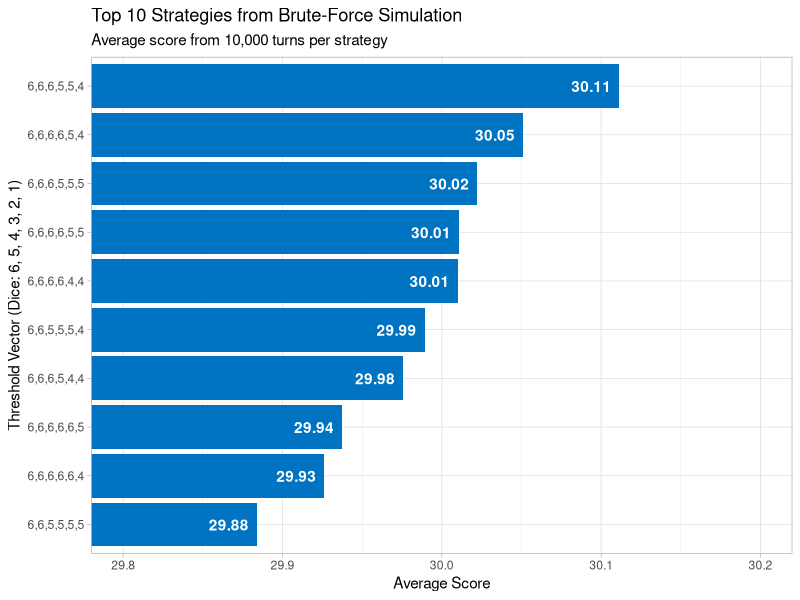
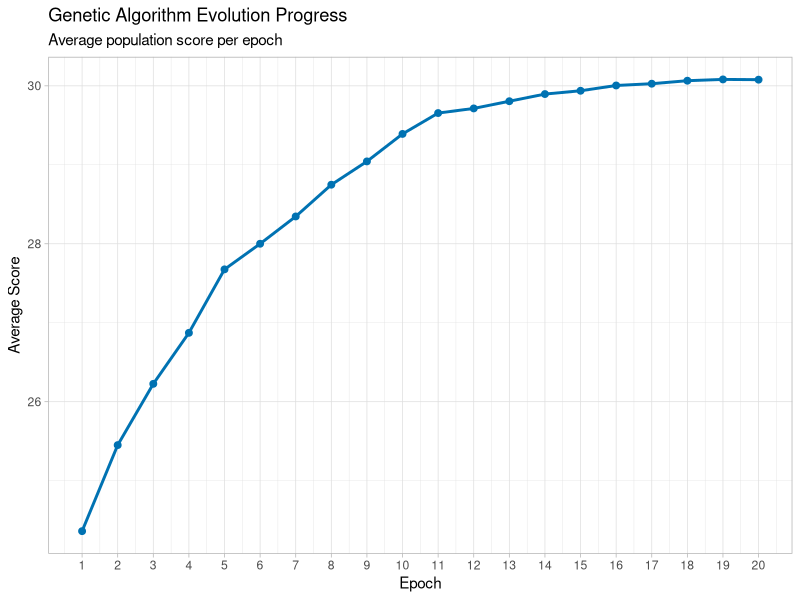
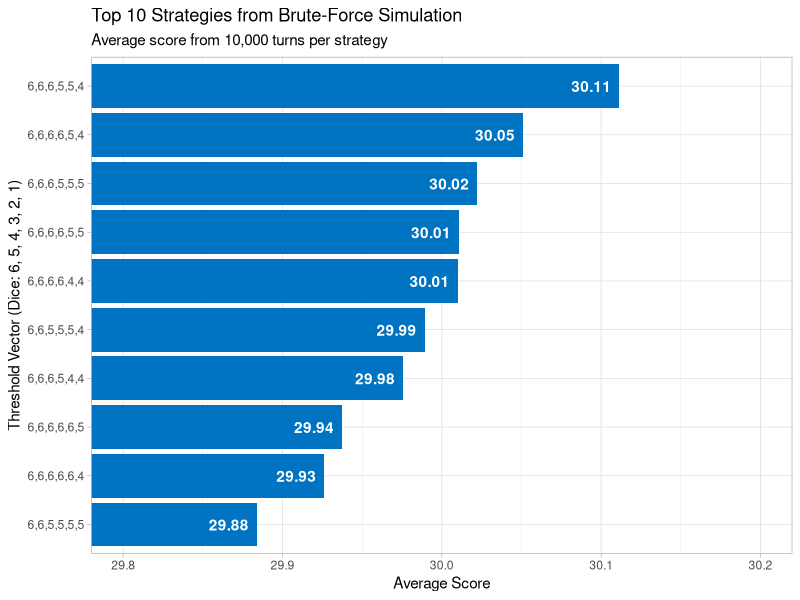
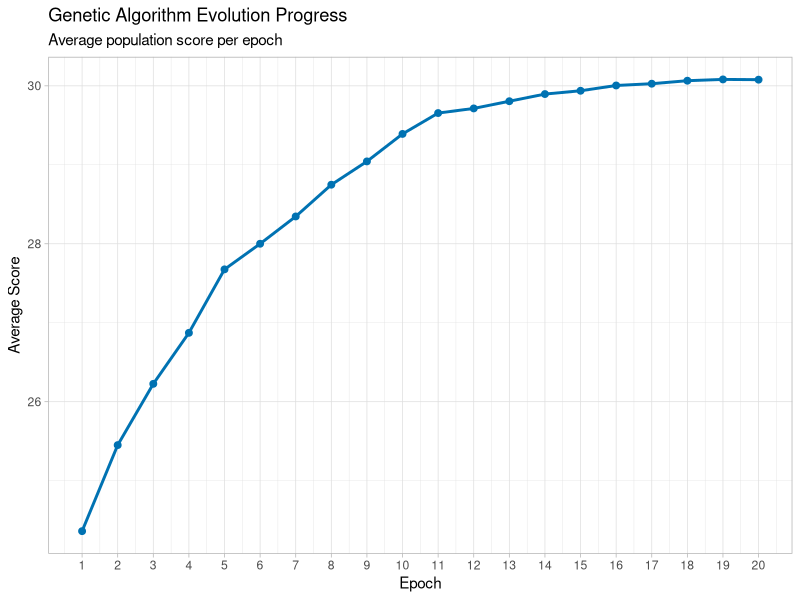

R code for these plots, in order:
## ---- chunk 1
knitr::opts_chunk$set(echo = TRUE)
options(scipen=10) # Print 0.00513 instead of 5.13e-03.

## ---- chunk 2
# This function simulates a player's turn
turn <- function() {
    
    # Number of dice still in game
    dice_left = 6
    
    # The number of current throw
    throw_num = 0
    
    # Final result of the turn
    final = c()
    
    while (dice_left>0){
        
        # Enumerate the throw
        throw_num = throw_num + 1
        
        # In a "bad" throw we do not want to keep any dice
        bad = TRUE
        throw = sample.int(6,size = dice_left, replace = TRUE)
        
        # Choose which dice to keep
        for (die in throw){
            
            if (die>=5){
                final = append(final, die)
                dice_left = dice_left - 1
                bad = FALSE
            }
        }
        
        # We are forced to keep 1 die, so we keep the highest value
        if (bad) {
            final = append(final, max(throw))
            dice_left = dice_left - 1
        }
    }
    
    final_sum = sum(final)
    return(final_sum)
}
## ---- chunk 3
turn()
## ---- chunk 4
e_max <- function(n){
    e = 0
    for (x in 1:6) {
        Fx=x/6
        fx=1/6
        e = e + x*(Fx**n - (Fx-fx)**n)
    }
    return(e)
}
## ---- chunk 5
n_range <- 6:1
expected_maxima <- round(e_max(n_range), digits = 2)
data.frame(n = n_range, expected_maximum = expected_maxima)
## ---- chunk 6
turn <- function(thresholds) {
    
    # We will compute expected maximal values for rolls with 1 to 6 dice
    thresholds <- thresholds

    
    dice_in_game <- 6
    final_hand <- c()
  
    # While we are still left with dice to throw, we will play
    while (dice_in_game > 0) {
    
        throw <- sample.int(n = 6, size = dice_in_game, replace = TRUE)
        initial_throw_size <- length(throw)
        improvement_found <- TRUE
        
        # Now let's choose the dice to keep going from highest value down
        while (improvement_found) {
          
            # Start with no expected improvement
            improvement_found <- FALSE 
          
            if (length(throw) == 0) {
                break
            }
          
            # With more dice left in game, the threshold for keeping is higher
            current_threshold <- thresholds[7-length(throw)]
            indices_to_keep <- which(throw >= current_threshold)
          
            # If we want actually want to keep any, we have found an improvement
            if (length(indices_to_keep) > 0) {
                improvement_found <- TRUE 
                final_hand <- append(final_hand, throw[indices_to_keep])
                throw <- throw[-indices_to_keep]
            }
        }
        
        # If we haven't found any sufficient values, we will bite the bullet and
        # keep the highest value
        if (length(throw) == initial_throw_size) {
            max_index <- which.max(throw)
            final_hand <- append(final_hand, throw[max_index])
            throw <- throw[-max_index]
        }
        
        dice_in_game <- length(throw)
    }
  
    return(sum(final_hand))
}
## ---- chunk 7
all_vectors <- expand.grid(rep(list(6:4), 6))

valid_vectors <- all_vectors[apply(all_vectors, 1, function(x) all(diff(x) <= 0)), ]


valid_vectors <- cbind(valid_vectors, rep(0,nrow(valid_vectors)))
names(valid_vectors) <- c(paste0("T", 1:6),"score")
row.names(valid_vectors) <- NULL
print(valid_vectors)
## ---- chunk 8
n_vectors = nrow(valid_vectors)

for (i in 1:n_vectors) {
    
    current_vector <- as.double(valid_vectors[i,1:6])
    
    sim_results <- replicate(10000, {
        sum(turn(current_vector))
    })
    
    valid_vectors[i,"score"]=mean(sim_results)
    
    cat("iteration", i,"out of",n_vectors, "\n")
}
## ---- chunk 9
print(valid_vectors)

## ---- chunk 10
library(ggplot2)

# Make sure 'score' is numeric
valid_vectors$score <- as.numeric(valid_vectors$score)

# Create a string for the threshold labels
valid_vectors$threshold_label <- apply(valid_vectors[,1:6], 1, function(x) {
  paste(x, collapse = ",")
})

# Get the top 10 vectors
top_10_vectors <- head(valid_vectors[order(valid_vectors$score, decreasing = TRUE), ], 10)

# Create the plot
p1 <- ggplot(top_10_vectors, aes(x = reorder(threshold_label, score), y = score)) +
  geom_bar(stat = "identity", fill = "#0073C2") +
  geom_text(aes(label = round(score, 2)), hjust = 1.2, color = "white", fontface = "bold") +
  
  # coord_flip() flips the x and y axes.
  # So, to zoom the horizontal axis (which was 'y'), we set 'ylim'.
  coord_flip(ylim = c(29.8, 30.2)) + 
  
  labs(
    title = "Top 10 Strategies from Brute-Force Simulation",
    subtitle = "Average score from 10,000 turns per strategy",
    x = "Threshold Vector (Dice: 6, 5, 4, 3, 2, 1)",
    y = "Average Score"
  ) +
  theme_light()

print(p1)
ggsave("bruteforce_results_plot.png", plot = p1, width = 8, height = 5)
## ---- chunk 11
sorted_vectors <- valid_vectors[order(valid_vectors$score, decreasing = TRUE), ]
best_vectors <- head(sorted_vectors, 3)

score <- 0

n_vectors <- nrow(best_vectors)

for (i in 1:n_vectors) {
    
    current_vector <- as.double(best_vectors[i,1:6])
    
    sim_results <- replicate(1000, {
        sum(turn(current_vector))
    })
    
    last_score <- score
    score <- mean(sim_results)
    
    best_vectors[i,"score"] <- score
    
    cat("iteration", i,"out of",n_vectors, "\n")
    
    if (score>last_score) {
        best_sim_results <- sim_results
    }
}
print(best_vectors)
## ---- chunk 12
make_population <- function(n) {
    
    population <- replicate(n,sample(1:6, 6, replace = TRUE))
    
    
    population <- as.data.frame(t(population))
    
    col_names <- (c("T1","T2","T3","T4","T5","T6"))
    colnames(population) <- col_names
    population$score <- replicate(n,0)
    
    return(population)
}
## ---- chunk 13
evaluate_population <- function(population,epoch, n_epochs, sampled_turns){
    
    n_chrom <- nrow(population)
    
    cat(paste("\n--- Evaluating Epoch:", epoch, "---\n"))
    
    pb <- txtProgressBar(min = 0, max=n_chrom, style = 3)
    
    for (chrom_i in 1:n_chrom) {
    
        chromosome <- as.double(population[chrom_i,1:6])
        
        
        repetitions <- ceiling(100 + (sampled_turns-100)*(epoch/n_epochs)^3)
        sim_results <- replicate(repetitions,sum(turn(chromosome)))
        
        sim_score <- mean(sim_results)
        population$score[chrom_i] <- sim_score
        
        setTxtProgressBar(pb, chrom_i)        
    }
    close(pb)
    cat("\n")
    return(population)
}


## ---- chunk 14
crossover <- function(chromosome_x, chromosome_y, crossover_point ,prob_mutate){
    
    child <- c(chromosome_x[1:crossover_point], 
               chromosome_y[(crossover_point + 1):6])
    
    if(runif(1)<=prob_mutate){
        
        mutation_index <- sample(1:6,1)
        mutated_value <- child[mutation_index]
        
        if (mutated_value==1) {
            child[mutation_index] <- 2
        }
        
        else if (mutated_value==6) {
            child[mutation_index] <- 5
        }
        else {
            
            if (runif(1)>0.5){
                child[mutation_index] <- mutated_value -1
            }
            else{
                                   child[mutation_index] <- mutated_value + 1 
            }
        }
    }
    return(child)
}

chx = c(1,1,1,1,1,1)
chy = c(6,6,6,6,6,6)
print(crossover(chx,chy,crossover_point = 3,prob_mutate = 0.1))
## ---- chunk 15
reproduce_population <- function(population){
    
    new_population <- list()
    n <- nrow(population)
    for (i in 1:n) {
        
        contestants_index <- sample(1:n, 4,replace = TRUE)
        contestants <- population[contestants_index,]
        
        if (contestants$score[1]>contestants$score[2]) {
            chromosome_x <- as.numeric(contestants[1,1:6])
        }
        else {
            chromosome_x <- as.numeric(contestants[2,1:6])
        }
        
        if (contestants$score[3]>contestants$score[4]) {
            chromosome_y <- as.numeric(contestants[3,1:6])
        }
        else {
            chromosome_y <- as.numeric(contestants[4,1:6]) 
        }
        child <- crossover(chromosome_x = chromosome_x,
                           chromosome_y = chromosome_y,
                           crossover_point = 3,
                           prob_mutate = 0.1)
        child <- c(child,0)
        new_population[[i]] <- child
    }
    new_population <- as.data.frame(do.call(rbind,new_population))
    colnames(new_population) <- colnames(population)
    return(new_population)
}
## ---- chunk 16
create_evolution_plot <- function(evolution_progress){
  library(ggplot2)
  p <- ggplot(evolution_progress, aes(x = epoch, y = epoch_avg_score)) +
      
      # Add a blue line, make it slightly thicker
      geom_line(color = "#0072B2", size = 1) + 
      
      # Add points for each epoch to show the discrete steps
      geom_point(color = "#0072B2", size = 2) + 
      
      # Make sure the x-axis only shows integer epoch numbers
      scale_x_continuous(breaks = 1:length(evolution_progress$epoch)) +
      
      # Add better titles and labels
      labs(
        title = "Genetic Algorithm Evolution Progress",
        subtitle = "Average population score per epoch",
        x = "Epoch",
        y = "Average Score"
      ) +
      
      # theme_minimal() is great, theme_light() is also a clean option
      theme_light() 
      return(p)
}
## ---- chunk 17

evolve <- function(n, n_epochs, sampled_turns, early_stop=5){
    
    best_chromosome <- c(0,0,0,0,0,0,0)
    last_best_chromosome <- c(0,0,0,0,0,0,0)
    i_early_stop <- 0

    evolution_progress <- list()
    
    for (epoch in 1:n_epochs){
        
        if (epoch==1){
            population <- make_population(n)
        }
        else {
            population <- reproduce_population(population = population)
        }
        
        population <- evaluate_population(population = population,
                                          epoch = epoch,
                                          n_epochs = n_epochs,
                                          sampled_turns = sampled_turns)
        
        last_best_chromosome <- best_chromosome
        best_chromosome <- as.numeric(population[which.max(population$score),])
        cat("--- Best Chromosome:",
            best_chromosome,
            " ---","\n","\n","\n")
        if(identical(last_best_chromosome[1:6],best_chromosome[1:6])){
            i_early_stop <- i_early_stop +1
        }
        else {
            i_early_stop <- 0
        }
        
        evolution_progress[[epoch]] <- c(epoch,mean(population$score))
        
        if (i_early_stop>=early_stop) {
            cat("Stopping early, solution did not change for",i_early_stop,"epochs.","\n")
            break
        }
    }
    
    evolution_progress <- as.data.frame(do.call(rbind,evolution_progress))
    colnames(evolution_progress) <- c("epoch","epoch_avg_score")
    p2 <- create_evolution_plot(evolution_progress = evolution_progress)
    return(list("population"=population, "p2"=p2))
}

evolution <- evolve(n = 100,
             n_epochs = 20,
             sampled_turns = 1000,
             early_stop = 5)

## ---- chunk 18
p2 <- evolution$p2
evolved_population <- evolution$population
print(p2)
ggsave("evolution_results_plot.png", plot = p2, width = 8, height = 5)
## ---- chunk 19
cat("Brute force result:","\n",as.numeric((best_vectors[which.max(best_vectors$score),1:7])))
cat("\n","\n")
cat("GA result:","\n",as.numeric(evolved_population[which.max(evolved_population$score),]))
## ---- chunk 20
# 1. Get the basic statistics from your results
x_bar <- mean(best_sim_results)   # Sample Mean
s <- sd(best_sim_results)         # Sample Standard Deviation
n <- length(best_sim_results)     # Sample Size

# 2. Calculate the Standard Error (SE)
# This is the standard deviation of the *sample mean*
se <- s / sqrt(n)

# 3. Get the Critical Value (z-score)
# For a 95% CI, this value is always 1.96
# (You can get it with qnorm(0.975))
z_critical <- 1.96

# 4. Calculate the Margin of Error
margin_of_error <- z_critical * se

# 5. Build the Confidence Interval
lower_bound <- x_bar - margin_of_error
upper_bound <- x_bar + margin_of_error

# Print the results
cat(paste("95% CI: [", round(lower_bound, 3), ",", round(upper_bound, 3), "]\n"))

